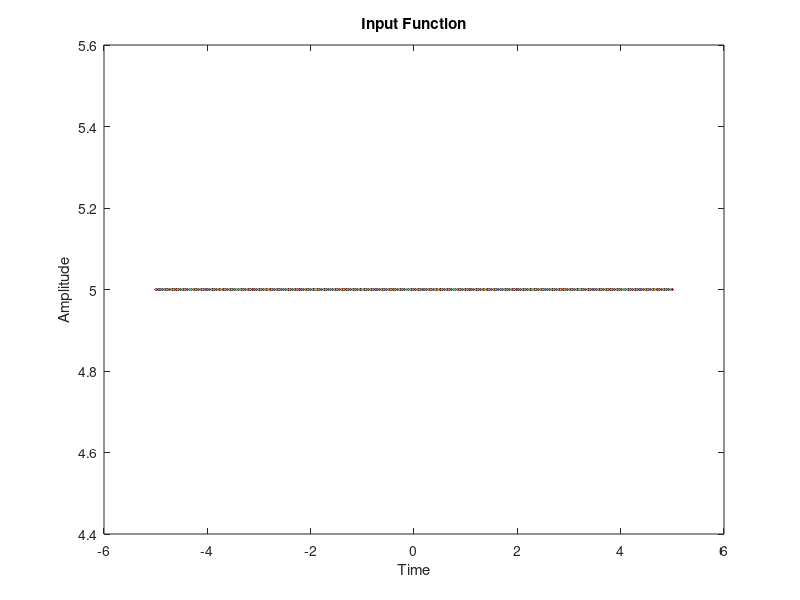
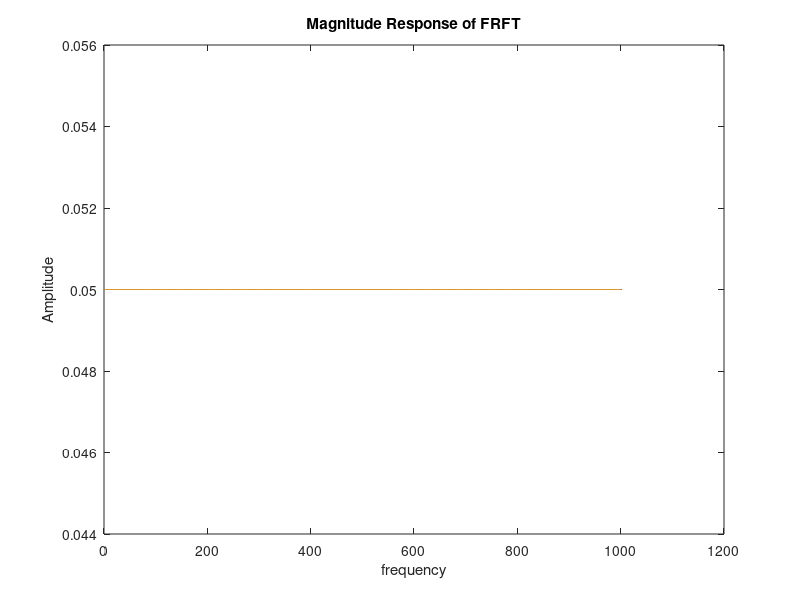
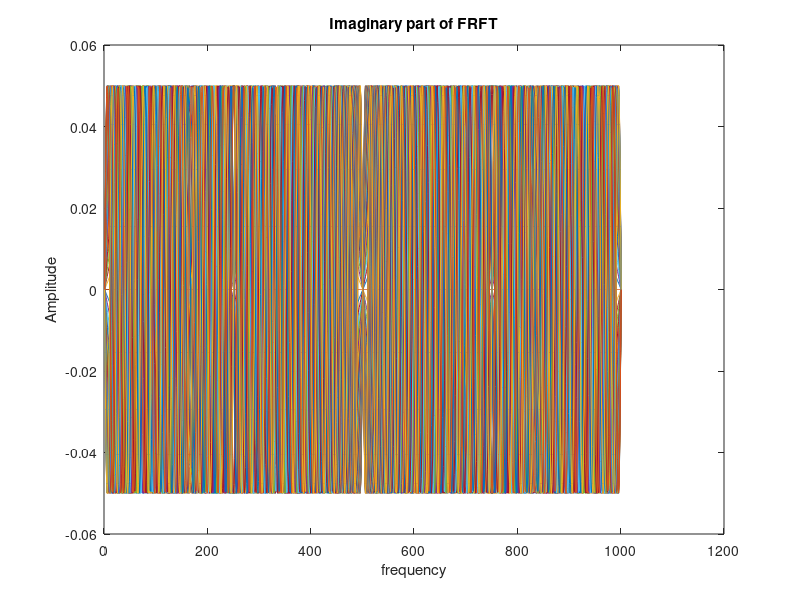

Write the MATLAB code that produced these figures, in order.
tic
clc; 
clear all; 
close all;

T=input('enter the value of T - ');
t=-T:0.01:T;
X=input('enter input function - ');
disp('Program to Calculate Continous Fractional Fourier Transform')
U=input('enter the range of frequency - ');
a=input('Enter the rotation angle a (except 0) - ');

p=0;q=0; 
 for t=-T:0.01:T
  p=p+1;
    for u=-U:0.1:U;
        q=q+1;
%         x1(p,q)=(sqrt((1-j*cot(a))/(2*pi)))*exp(j*(((0.5*(u^2)+0.5*(t^2))*cot(a))-u*t*(1/sin(a))));
        x1(p,q)=(sqrt(1-j*cot(a*pi/2)))*exp(j*pi*((u^2)*cot(a*pi/2)+(t^2)*cot(a*pi/2)-2*u*t*(1/sin(a*pi/2))));
    end
    q=0;
 end
 
 
u=-U:0.1:U;
x2=0.01*(X*x1);

% x3=20*log10(abs(x2)./max(x2));
t=-T:0.01:T;

figure,
plot(t,X);xlabel('Time');ylabel('Amplitude');title('Input Function');

figure,
plot(abs(x2));
xlabel('frequency');ylabel('Amplitude');title('Magnitude Response of FRFT');

figure,
plot(imag(x2));
xlabel('frequency');ylabel('Amplitude');title('Imaginary part of FRFT');
 
toc